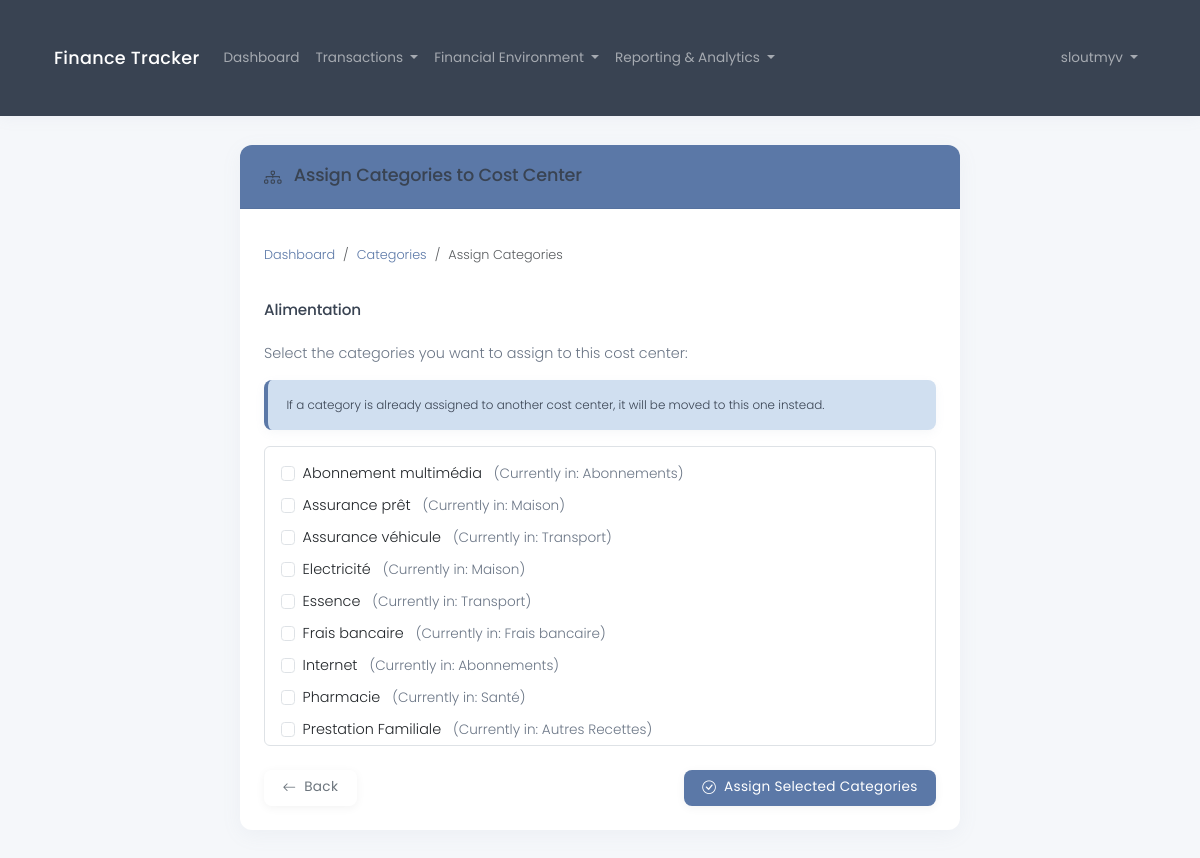
The page /en/financial/cost-center/11/assign/ (signed in) on the database its author committed.
### core/models.py (models this page shows, shortened)
class CostCenter(models.Model):
    tax_household = models.ForeignKey(
        TaxHousehold,
        on_delete=models.CASCADE,
        related_name='cost_centers',
        help_text=_("The tax household this cost center belongs to")
    )
    name = models.CharField(
        max_length=100,
        help_text=_("Cost center name")
    )
    color = models.CharField(
        max_length=20,
        default="#7295d8",
        help_text=_("Color code for the cost center (hex format)")
    )
    created_at = models.DateTimeField(auto_now_add=True)
    updated_at = models.DateTimeField(auto_now=True)
    class Meta:
        ordering = ['name']
        verbose_name = _("Cost Center")
        verbose_name_plural = _("Cost Centers")

class TransactionCategory(models.Model):
    tax_household = models.ForeignKey(
        TaxHousehold,
        on_delete=models.CASCADE,
        related_name='transaction_categories',
        help_text=_("The tax household this category belongs to")
    )
    cost_center = models.ForeignKey(
        CostCenter,
        on_delete=models.SET_NULL,
        related_name='categories',
        null=True,
        blank=True,
        help_text=_("The cost center this category belongs to (optional)")
    )
    name = models.CharField(
        max_length=100,
        help_text=_("Category name")
    )
    created_at = models.DateTimeField(auto_now_add=True)
    updated_at = models.DateTimeField(auto_now=True)
    class Meta:
        ordering = ['name']
        verbose_name = _("Transaction Category")
        verbose_name_plural = _("Transaction Categories")

### core/views.py (the view, shortened to what this page needs)
# urls.py: path('financial/cost-center/<int:pk>/assign/', views.assign_categories_to_cost_center, name='cost_center_assign_categories'),
@login_required
def assign_categories_to_cost_center(request, pk):
    cost_center = get_object_or_404(CostCenter, pk=pk)
    if cost_center.tax_household.user != request.user:
        messages.error(request, "You don't have permission to modify this cost center.")
        return redirect('category_list')
    available_categories = TransactionCategory.objects.filter(
        tax_household=cost_center.tax_household
    ).exclude(
        cost_center=cost_center
    ).order_by('name')
    return render(request, 'financial/cost_center_assign_categories.html', {
        'cost_center': cost_center,
        'available_categories': available_categories
    })

### core/context_processors.py (called while the page is built)
def language_context(request):
    language_code = getattr(request, 'LANGUAGE_CODE', settings.LANGUAGE_CODE)
    return {
        'LANGUAGE_CODE': language_code,
        'LANGUAGES': settings.LANGUAGES,
    }

def currency_context(request):
    selected_currency = request.session.get('currency', 'EUR')
    return {
        'supported_currencies': CurrencyExchangeService.SUPPORTED_CURRENCIES,
        'selected_currency': selected_currency,
    }

### templates/financial/cost_center_assign_categories.html (shortened to what this page needs)
{% extends 'base.html' %}
{% load i18n_extras %}
{% block content %}
<div class="row">
    <div class="col-md-8 offset-md-2">
        <div class="card">
            <div class="card-header bg-primary text-white">
                <h4 class="mb-0"><i class="bi bi-diagram-3 me-2"></i> {% translate_json "Assign Categories to Cost Center" %}</h4>
            </div>
            <div class="card-body">
                <nav aria-label="breadcrumb" class="mb-4">
                    <ol class="breadcrumb">
                        <li class="breadcrumb-item"><a href="{% url 'dashboard' %}">{% translate_json "Dashboard" %}</a></li>
                        <li class="breadcrumb-item"><a href="{% url 'category_list' %}">{% translate_json "Categories" %}</a></li>
                        <li class="breadcrumb-item active" aria-current="page">{% translate_json "Assign Categories" %}</li>
                    </ol>
                </nav>
                <div class="mb-4">
                    <div class="d-flex align-items-center mb-3">
                        <h5 class="mb-0">{{ cost_center.name }}</h5>
                    </div>
                </div>
                {% if available_categories %}
                    <form method="post">
                        <div class="mb-4">
                            <p>{% translate_json "Select the categories you want to assign to this cost center:" %}</p>
                            <div class="alert alert-info">
                                <small>{% translate_json "If a category is already assigned to another cost center, it will be moved to this one instead." %}</small>
                            </div>
                            <div class="border rounded p-3 mb-3" style="max-height: 300px; overflow-y: auto;">
                                {% for category in available_categories %}
                                    <div class="form-check mb-2">
                                        <input class="form-check-input" type="checkbox" name="categories" value="{{ category.id }}" id="category_{{ category.id }}">
                                        <label class="form-check-label" for="category_{{ category.id }}">
                                            {{ category.name }}
                                            {% if category.cost_center %}
                                                <span class="text-muted ms-2">({% translate_json "Currently in" %}: {{ category.cost_center.name }})</span>
                                            {% endif %}
                                        </label>
                                    </div>
                                {% endfor %}
                            </div>
                        </div>
                        <div class="d-flex justify-content-between">
                            <a href="{% url 'category_list' %}" class="btn btn-outline-secondary">
                                <i class="bi bi-arrow-left me-1"></i> {% translate_json "Back" %}
                            </a>
                            <button type="submit" class="btn btn-primary">
                                <i class="bi bi-check-circle me-1"></i> {% translate_json "Assign Selected Categories" %}
                            </button>
                        </div>
                    </form>
                {% endif %}
            </div>
        </div>
    </div>
</div>
{% endblock %}

### templates/base.html (shortened to what this page needs)
{% load i18n %}
{% load i18n_extras %}
{% load static %}
<!DOCTYPE html>
<html lang="{{ LANGUAGE_CODE }}">
<head>
    <link href="https://cdn.jsdelivr.net/npm/bootstrap@5.3.2/dist/css/bootstrap.min.css" rel="stylesheet">
    <link rel="stylesheet" href="https://cdn.jsdelivr.net/npm/bootstrap-icons@1.11.3/font/bootstrap-icons.min.css">
    <link rel="stylesheet" href="{% static 'css/custom.css' %}">
</head>
<body>
    <nav class="navbar navbar-expand-lg navbar-dark bg-dark">
        <div class="container">
            <a class="navbar-brand" href="{% url 'home' %}">{% translate_json "Finance Tracker" %}</a>
            <div class="collapse navbar-collapse" id="navbarNav">
                <ul class="navbar-nav me-auto">
                    {% if user.is_authenticated %}
                        <li class="nav-item">
                            <a class="nav-link" href="{% url 'dashboard' %}">{% translate_json "Dashboard" %}</a>
                        </li>
                        <li class="nav-item dropdown">
                            <a class="nav-link dropdown-toggle" href="#" id="transactionsDropdown" role="button" data-bs-toggle="dropdown">
                                {% translate_json "Transactions" %}
                            </a>
                        </li>
                        <li class="nav-item dropdown">
                            <a class="nav-link dropdown-toggle" href="#" id="financialDropdown" role="button" data-bs-toggle="dropdown">
                                {% translate_json "Financial Environment" %}
                            </a>
                        </li>
                        <li class="nav-item dropdown">
                            <a class="nav-link dropdown-toggle" href="#" id="analyticsDropdown" role="button" data-bs-toggle="dropdown">
                                {% translate_json "Reporting & Analytics" %}
                            </a>
                        </li>
                    {% endif %}
                </ul>
                <ul class="navbar-nav ms-auto">
                    {% if user.is_authenticated %}
                        <li class="nav-item dropdown">
                            <a class="nav-link dropdown-toggle" href="#" id="navbarDropdown" role="button" data-bs-toggle="dropdown">
                                {{ user.username }}
                            </a>
                        </li>
                    {% else %}
                        <li class="nav-item">
                            <a class="nav-link" href="{% url 'login' %}">{% translate_json "Login" %}</a>
                        </li>
                    {% endif %}
                </ul>
            </div>
        </div>
    </nav>
    <div class="container">
        {% block content %}{% endblock %}
    </div>
</body>
</html>

### static/css/custom.css (style rules this page uses)
:root { --primary: #5b78a7; --primary-light: #d0dff0; --primary-hover: #4a6791; --secondary: #8a92a9; --secondary-light: #ebeef5; --accent: #b38d97; --accent-light: #f4e8eb; --success: #7ba59a; --success-light: #e1eeeb; --success-hover: #6a9188; --warning: #c2b091; --warning-light: #f5f1e8; --danger: #a97e7e; --danger-light: #f1e5e5; --dark: #394352; --medium: #6b7686; --light: #f5f7fa; --white: #ffffff; --shadow: rgba(145, 155, 174, 0.08); --font-body: 'Poppins', -apple-system, BlinkMacSystemFont, sans-serif; --transition: all 0.3s ease; }
body { font-family: var(--font-body); color: var(--dark); background-color: var(--light); line-height: 1.5; font-weight: 300; font-size: 0.9rem; }
h1, h2, h3, h4, h5, h6 { font-weight: 500; letter-spacing: -0.01em; color: var(--dark); }
p { font-size: 0.9rem; font-weight: 300; color: var(--medium); }
.navbar { box-shadow: 0 2px 15px var(--shadow); padding: 0.7rem 1rem; }
.navbar.navbar-dark.bg-dark { background-color: var(--dark) !important; }
.navbar-brand { font-weight: 500; letter-spacing: 0.3px; font-size: 1.1rem; }
.navbar-nav .nav-link { font-weight: 400; padding: 0.5rem 1rem; transition: var(--transition); font-size: 0.85rem; }
.card { border: none; border-radius: 12px; box-shadow: 0 5px 20px var(--shadow); transition: var(--transition); margin-bottom: 24px; background-color: var(--white); }
.card-header { background-color: var(--white); border-bottom: 1px solid rgba(0,0,0,0.05); padding: 1.25rem 1.5rem; border-radius: 12px 12px 0 0 !important; font-weight: 500; font-size: 0.95rem; }
.card-header.bg-primary { background-color: var(--primary) !important; color: var(--white); }
.card-body { padding: 1.5rem; }
.btn { border-radius: 8px; padding: 0.45rem 1.15rem; font-weight: 400; letter-spacing: 0.3px; transition: var(--transition); border: none; box-shadow: 0 2px 10px rgba(0,0,0,0.05); font-size: 0.85rem; }
.btn-primary { background-color: var(--primary); color: var(--white); }
.alert { border: none; border-radius: 8px; padding: 0.9rem 1.15rem; box-shadow: 0 3px 10px var(--shadow); font-size: 0.85rem; }
.alert-info { background-color: var(--primary-light); color: var(--dark); border-left: 4px solid var(--primary); }
.bi { vertical-align: -0.125em; }
.text-muted { color: var(--medium) !important; font-size: 0.85rem; }
.breadcrumb { background-color: transparent; padding: 0.75rem 0; font-size: 0.8rem; }
.breadcrumb-item a { color: var(--primary); text-decoration: none; }
.container { padding: 1.8rem 1.5rem; }
h4 { font-size: 1.1rem; }
h5 { font-size: 0.95rem; }
.bg-primary { background-color: var(--primary) !important; }
@media (min-width: 992px) { .container { max-width: 960px; } }
@media (min-width: 1200px) { .container { max-width: 1140px; } }

### rows shown on the page
CostCenter: name "Alimentation"
TransactionCategory: name "Abonnement multimédia", cost_center.name "Abonnements"
TransactionCategory: name "Assurance prêt", cost_center.name "Maison"
TransactionCategory: name "Assurance véhicule", cost_center.name "Transport"
TransactionCategory: name "Electricité", cost_center.name "Maison"
TransactionCategory: name "Essence", cost_center.name "Transport"
TransactionCategory: name "Frais bancaire", cost_center.name "Frais bancaire"
TransactionCategory: name "Internet", cost_center.name "Abonnements"
TransactionCategory: name "Pharmacie", cost_center.name "Santé"
TransactionCategory: name "Prestation Familiale", cost_center.name "Autres Recettes"

### other values the page prints
{{ user.username }} "sloutmyv"
